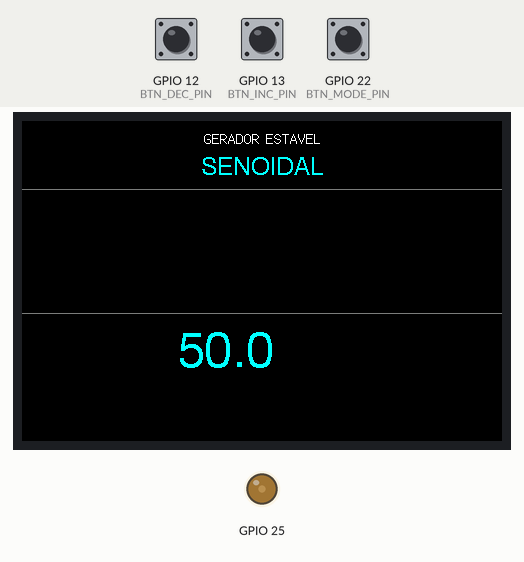
A program run on a simulated ESP32. Parts: 480×320 colour display, output pins drawn as LEDs (lit = HIGH). The test bench sets the inputs (shaded band); at power-on: GPIO 22 (BTN_MODE_PIN) HIGH, GPIO 12 (BTN_DEC_PIN) HIGH, GPIO 13 (BTN_INC_PIN) HIGH.

Above: at 0.91 s.
1.6 s: GPIO 22 (BTN_MODE_PIN) pulled LOW for 0.15 s
At 2.28 s:
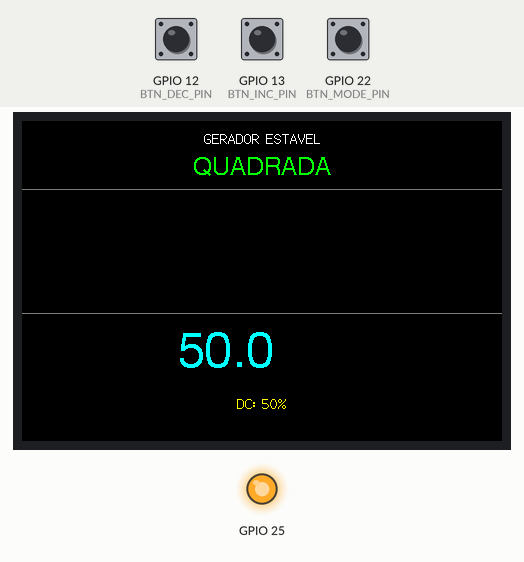
At 2.77 s:
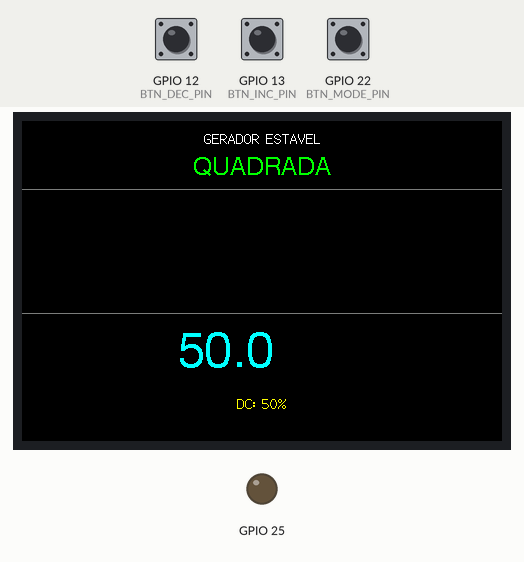
3.6 s: GPIO 22 (BTN_MODE_PIN) pulled LOW for 3.2 s
At 3.95 s:
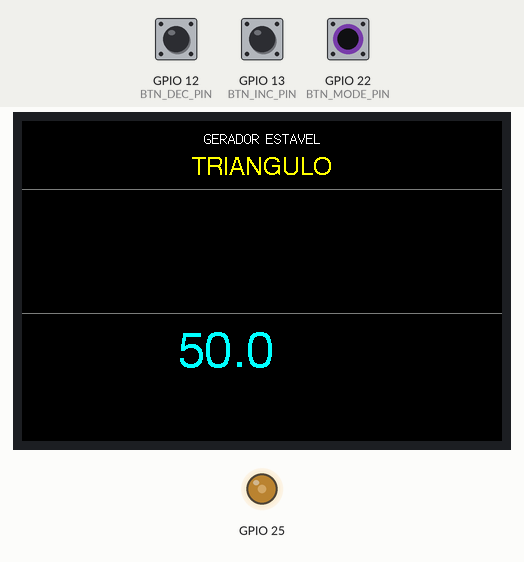
At 4.59 s:
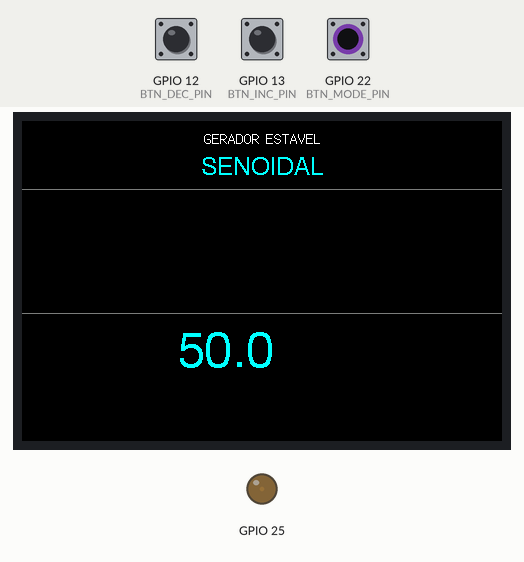
Timing chart, 0 to 5.1 s (numbered marks = the images above; inputs shaded):
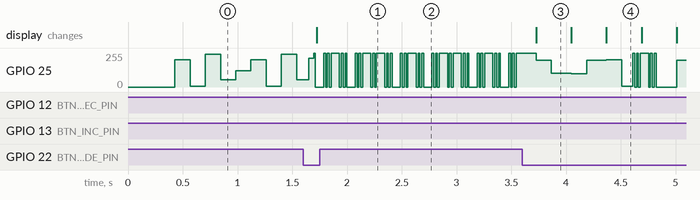

The program:

main.cpp
```cpp
/*******************************************************************************
 * PROJETO: Gerador de Funções
 *
 * FUNÇÃO: SENOIDAL, QUADRADA, TRIANGULO, DENTE DE SERRA
 *
 * DESENVOLVEDOR: Osiris Silva
 *
 * CARGO: Técnico em Eletrônica
 *
 * DATA: 10/01/2026
 *
 * HARDWARE: Tela TFT - ST7796 - Resolução: 480x320
 * - Modelo: ESP WROOM 32 DEV KIT
 * - Não conjugados
 *
 * NOTAS TÉCNICAS:
 *
 *******************************************************************************/

#include <Arduino.h>
#include <TFT_eSPI.h>
#include <driver/dac.h>

// Pinos de Controle
#define BTN_MODE_PIN 22
#define BTN_INC_PIN  13
#define BTN_DEC_PIN  12
#define DAC_CHAN     DAC_CHANNEL_1

TFT_eSPI tft = TFT_eSPI();

// --- VARIÁVEIS GLOBAIS ---
volatile int modoOnda = 0;
volatile float frequencia = 50.0;
volatile float dutyCycle = 50.0;
float fase = 0;
String nomes[] = {"SENOIDAL", "QUADRADA", "TRIANGULO", "DENTE SERRA"};
uint16_t cores[] = {TFT_CYAN, TFT_GREEN, TFT_YELLOW, TFT_MAGENTA};

// Controle de Estados (Somente 0=Normal, sem menu complexo)
int appState = 0;

// Parâmetros de ajuste (Passo fixo em 10Hz, por enquanto)
float currentFreqStep = 10.0;
const float FREQ_MIN = 5.0;
const float FREQ_MAX = 20000.0;

// Controle de Debounce
unsigned long ultimoDebounceBtnMode = 0;
unsigned long ultimoDebounceBtnInc = 0;
unsigned long ultimoDebounceBtnDec = 0;

// Variáveis para o Gráfico
const int GRAPH_HEIGHT = 120;
const int GRAPH_Y_START = 70;
int oldY = 0; int xPos = 0;


// --- FUNÇÕES DE DESENHO DA UI ---

void desenharTelaPrincipal() {
    tft.fillScreen(TFT_BLACK);
    tft.setTextColor(TFT_WHITE);
    tft.drawCentreString("GERADOR ESTAVEL", 240, 10, 2);
    tft.drawFastHLine(0, GRAPH_Y_START - 2, 480, TFT_DARKGREY);
    tft.drawFastHLine(0, GRAPH_Y_START + GRAPH_HEIGHT + 2, 480, TFT_DARKGREY);
    xPos = 0; oldY = 0;
}

void atualizarDadosNaTela() {
    // Texto do modo (em cima, Y=35)
    tft.setTextPadding(400);
    tft.setTextColor(cores[modoOnda], TFT_BLACK);
    tft.drawCentreString(nomes[modoOnda], 240, 35, 4);

    // Texto da frequência (Y=210, fonte 6 grande, abaixo do gráfico)
    tft.setTextColor(TFT_CYAN, TFT_BLACK);
    // Usando 1 casa decimal conforme seu ajuste anterior
    tft.drawCentreString(String(frequencia, 1) + " Hz   ", 240, 210, 6);

    // Exibe o Duty Cycle somente se for onda quadrada (Modo 1)
    if (modoOnda == 1) {
        tft.setTextColor(TFT_YELLOW, TFT_BLACK);
        tft.drawCentreString("DC: " + String((int)dutyCycle) + "%", 240, 275, 2);
    } else {
        tft.fillRect(150, 270, 180, 25, TFT_BLACK); // Limpa o espaço se não for quadrada
    }
}


// --- SETUP E LOOP PRINCIPAL ---
void setup() {
    Serial.begin(115200);
    dac_output_enable(DAC_CHAN);
    pinMode(BTN_MODE_PIN, INPUT_PULLUP);
    pinMode(BTN_INC_PIN, INPUT_PULLUP);
    pinMode(BTN_DEC_PIN, INPUT_PULLUP);
    tft.init();
    tft.setRotation(1);
    desenharTelaPrincipal();
    atualizarDadosNaTela();
}

void loop() {
    // --- 1. GERAÇÃO DA ONDA & PLOTAGEM DO GRAFICO (Roda sempre) ---
    float incremento = (frequencia * TWO_PI) / 10000.0; uint8_t out = 0;
    if (modoOnda == 0) out = (uint8_t)((sin(fase) + 1) * 127);
    else if (modoOnda == 1) { float transitionPoint = TWO_PI * (dutyCycle / 100.0); out = (fase < transitionPoint) ? 255 : 0; }
    else if (modoOnda == 2) out = (fase < TWO_PI / 2.0) ? (uint8_t)((fase/(TWO_PI/2.0))*255) : (uint8_t)(255-((fase-(TWO_PI/2.0))/(TWO_PI/2.0))*255);
    else if (modoOnda == 3) out = (uint8_t)((fase / TWO_PI) * 255);
    dac_output_voltage(DAC_CHAN, out);
    fase += incremento; if (fase >= TWO_PI) fase = 0;

    // --- 2. PLOTAGEM DO GRÁFICO ---
    int newY = map(out, 0, 255, GRAPH_Y_START + GRAPH_HEIGHT, GRAPH_Y_START);
    if (xPos > 0) { tft.drawLine(xPos - 1, oldY, xPos, newY, cores[modoOnda]); }
    oldY = newY; xPos++;
    if (xPos >= 480) { xPos = 0; tft.fillRect(0, GRAPH_Y_START, 480, GRAPH_HEIGHT + 2, TFT_BLACK); }

    // --- 3. LEITURA DE BOTÕES (SIMPLES E ESTÁVEL) ---
    static unsigned long timerUI = 0;
    if (millis() - timerUI > 50) {
        timerUI = millis(); bool atualizaTela = false; unsigned long agora = millis();

        // Botão MODO (Alterna modo de onda - clique rápido e simples)
        if (digitalRead(BTN_MODE_PIN) == LOW && (agora - ultimoDebounceBtnMode > 300)) {
            modoOnda = (modoOnda + 1) % 4; fase = 0; ultimoDebounceBtnMode = agora; atualizaTela = true;
        }

        // Botão Incrementar Frequência / Duty Cycle
        if (digitalRead(BTN_INC_PIN) == LOW && (agora - ultimoDebounceBtnInc > 150)) {
            if(modoOnda == 1) { if(dutyCycle < 100) dutyCycle += 1; }
            else { frequencia += currentFreqStep; if (frequencia > FREQ_MAX) frequencia = FREQ_MAX; }
            ultimoDebounceBtnInc = agora; atualizaTela = true;
        }

        // Botão Decrementar Frequência / Duty Cycle
        if (digitalRead(BTN_DEC_PIN) == LOW && (agora - ultimoDebounceBtnDec > 150)) {
            if(modoOnda == 1) { if(dutyCycle > 0) dutyCycle -= 1; }
            else { frequencia -= currentFreqStep; if (frequencia < FREQ_MIN) frequencia = FREQ_MIN; }
            ultimoDebounceBtnDec = agora; atualizaTela = true;
        }

        if (atualizaTela) { atualizarDadosNaTela(); }
    }
    yield();
}
```

Measured:
- after the input at 1.6 s, the display: changes after 0.12 s (image 1)
- after the input at 3.6 s, the display: changes after 0.13 s (image 3)
- by itself, GPIO 25: moves between 0/255 and 255/255, repeating every 0.45 s
